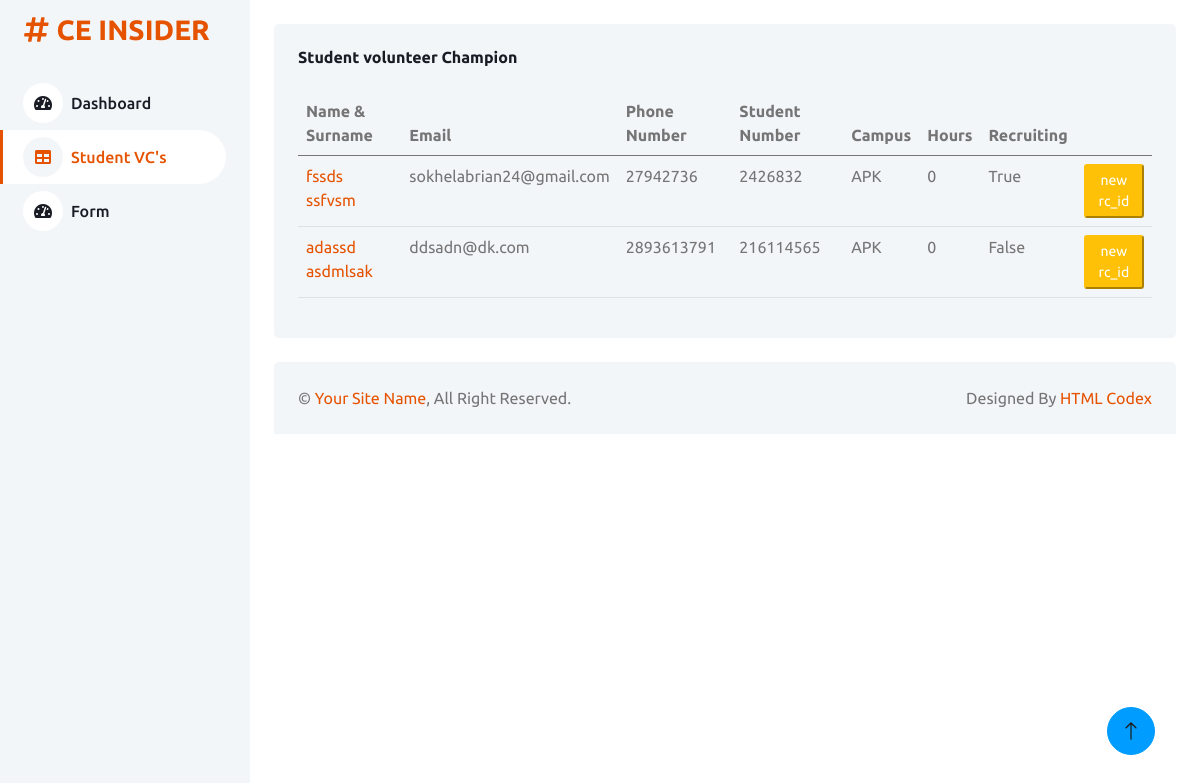
The app's page /student-vcs/, older data.
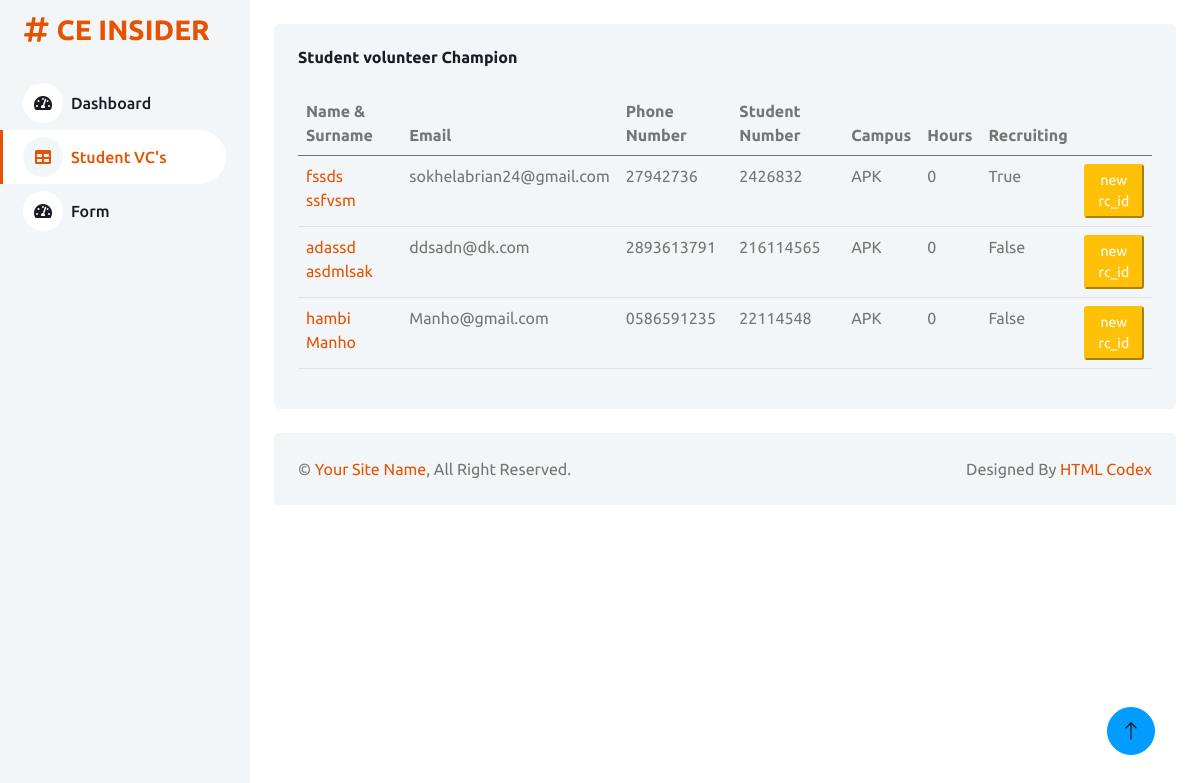
The same page, newer data.
### SVC/models.py (models this page shows, shortened)
class Volunteer(models.Model):
  choices_cmp = (
    ('APK', 'APK'),
    ('APB', 'APB'),
    ('SWC', 'SWC'),
    ('DFC', 'DFC'),
  )
  choices_gnd = (
    ('M', 'Male'),
    ('F', 'Female'),
  )
  name = models.CharField(max_length=50)
  surname = models.CharField(max_length=50)
  email = models.EmailField()
  gender = models.CharField(max_length=7, choices=choices_gnd, null=True)
  campus = models.CharField(max_length=3,choices=choices_cmp)
  cellphone = models.CharField(max_length=10)
  date_joined = models.DateField(auto_now_add=True, blank=True)
  access_number = models.CharField(max_length=9)
  hours_completed = models.IntegerField(default=0)
  active = models.BooleanField(default=False)
  class meta:
    abstract = True

class Student(Volunteer):
  FALCULTIES = (
    ('Faculty of Science', 'Faculty of Science'),
    ('Faculty of Education', 'Faculty of Eduction'),
    ('Faculty of Humanities', 'Faculty of Humanities'),
    ('Faculty of Law', 'Faculty of Law'),
    ('Faculty of Health Sciences', 'Faculty of Health Sciences'),
    ('Faculty of Arts, Design and Architecture', 'Faculty of Arts, Design and Architecture'),
    ('College of Business and Economics','College of Business and Economics'),
    ('Faculty of Engineering and The Built Enviroment','Faculty of Engineering and The Built Enviroment'),
  )
  '''
  every student has a number of recruits and optionally, a recruiter(relationship where many
  students can be recruited by one recruiter/student)'''
  recruiter = models.ForeignKey('self', on_delete=models.SET_NULL, null=True, blank=True)
  faculty = models.CharField(max_length=100, choices=FALCULTIES)
  course  =  models.CharField(max_length=80)
  recruiting_id = models.CharField(max_length=64, null=True, blank=True)
  goal= models.CharField(max_length=50, choices=SD_GOALS)

class Volunteer(models.Model):
  choices_cmp = (
    ('APK', 'APK'),
    ('APB', 'APB'),
    ('SWC', 'SWC'),
    ('DFC', 'DFC'),
  )
  choices_gnd = (
    ('M', 'Male'),
    ('F', 'Female'),
  )
  name = models.CharField(max_length=50)
  surname = models.CharField(max_length=50)
  email = models.EmailField()
  gender = models.CharField(max_length=7, choices=choices_gnd, null=True)
  campus = models.CharField(max_length=3,choices=choices_cmp)
  cellphone = models.CharField(max_length=10)
  date_joined = models.DateField(auto_now_add=True, blank=True)
  access_number = models.CharField(max_length=9)
  hours_completed = models.IntegerField(default=0)
  active = models.BooleanField(default=False)
  class meta:
    abstract = True

### SVC/views.py (the view)
# urls.py: path('student-vcs/', views.StudentVolunteers.as_view(), name='vcs'),
class StudentVolunteers(ListView):
    model = Student
    queryset = Student.objects.all()
    context_object_name = 'students'
    template_name = 'table.html'

### templates/table.html (shortened to what the changed rows need)
{%load static%}
<!DOCTYPE html>
<html lang="en">
<head>
    <link href="https://cdnjs.cloudflare.com/ajax/libs/font-awesome/5.10.0/css/all.min.css" rel="stylesheet">
    <link href="https://cdn.jsdelivr.net/npm/bootstrap-icons@1.4.1/font/bootstrap-icons.css" rel="stylesheet">
    <link href="{% static 'lib/owlcarousel/assets/owl.carousel.min.css' %}" rel="stylesheet">
    <link href="{% static 'lib/tempusdominus/css/tempusdominus-bootstrap-4.min.css' %}" rel="stylesheet" />
    <link href="{% static 'css/bootstrap.min.css' %}" rel="stylesheet">
    <link href="{% static 'css/style.css' %}" rel="stylesheet">
</head>
<body>
    <div class="container-xxl position-relative bg-white d-flex p-0">
        <div class="content">
            <div class="container-fluid pt-4 px-4">
                <div class="row g-4">
                    <div class="col-12">
                        <div class="bg-light rounded h-100 p-4">
                            <div class="table-responsive ">
                                <table class="table">
                                    <thead>
                                        <tr>
                                            <th scope="col">Name & Surname</th>
                                            <th scope="col">Email</th>
                                            <th scope="col">Phone Number</th>
                                            <th scope="col">Student Number</th>
                                            <th scope="col">Campus</th>
                                            <th scope="col">Hours</th>
                                            <th scope="col">Recruiting</th>
                                            <th scope="col"></th>
                                        </tr>
                                    </thead>
                                    <tbody>
                                        {% for student in students %}
                                        <tr>
                                            <td><a href="#">{{student.name}} {{student.surname}}</a></td>
                                            <td>{{student.email}}</td>
                                            <td>{{student.cellphone}}</td>
                                            <td>{{student.access_number}}</td>
                                            <td>{{student.campus}}</td>
                                            <td>{{student.hours_completed}}</td>
                                            {% if student.recruiting_id %}
                                            <td>True</td>
                                            {% else %}
                                            <td>False</td>
                                            {% endif %}
                                            <td>
                                                <button type="button" class="btn-sm btn-warning" >
                                                    <a href="{% url 'new-rc-id' pk=student.pk %}" style="color:white;!important">new rc_id</a>
                                                </button>
                                            </td>
                                        </tr>
                                        {% endfor %}
                                    </tbody>
                                </table>
                            </div>
                        </div>
                    </div>
                </div>
            </div>
        </div>
    </div>
</body>
</html>

Row changes from the older to the newer data that the page shows:
added Student: name "hambi", surname "Manho", email "Manho@gmail.com", cellphone "0586591235", access_number "22114548", campus "APK", hours_completed "0", shows "False"
